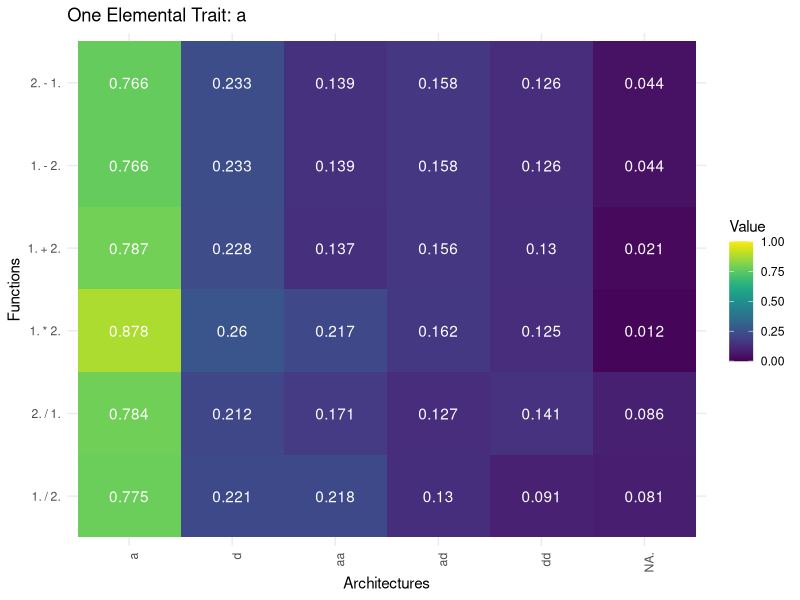
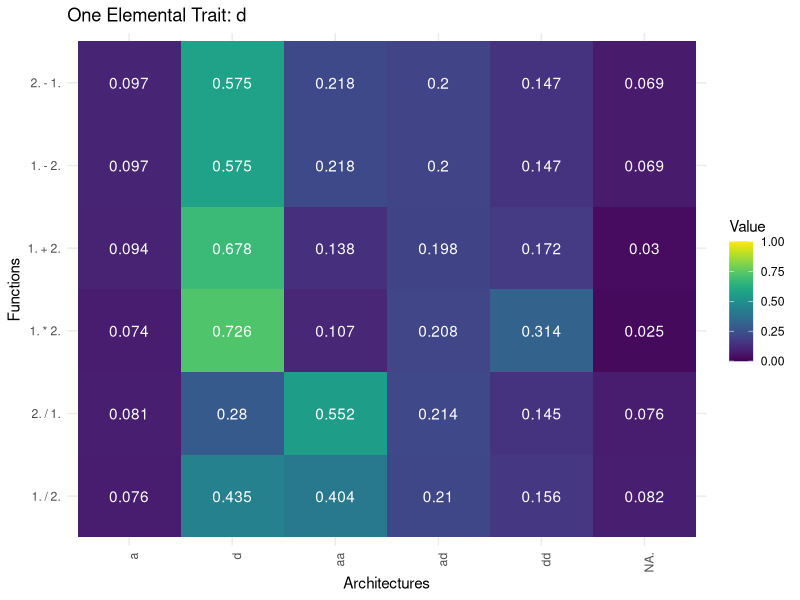
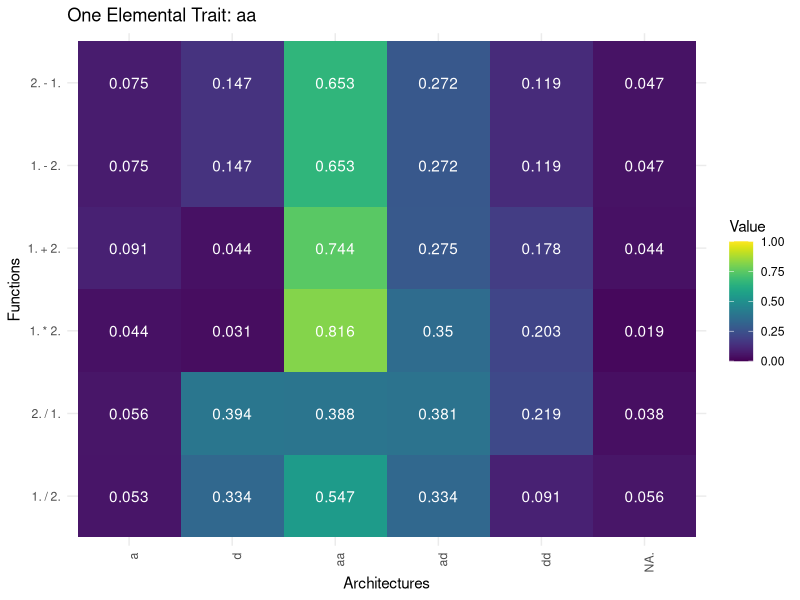
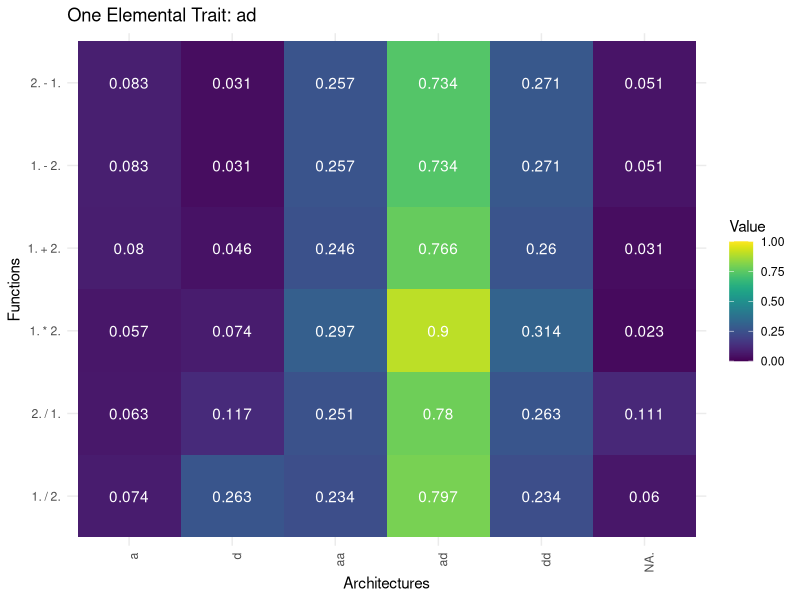
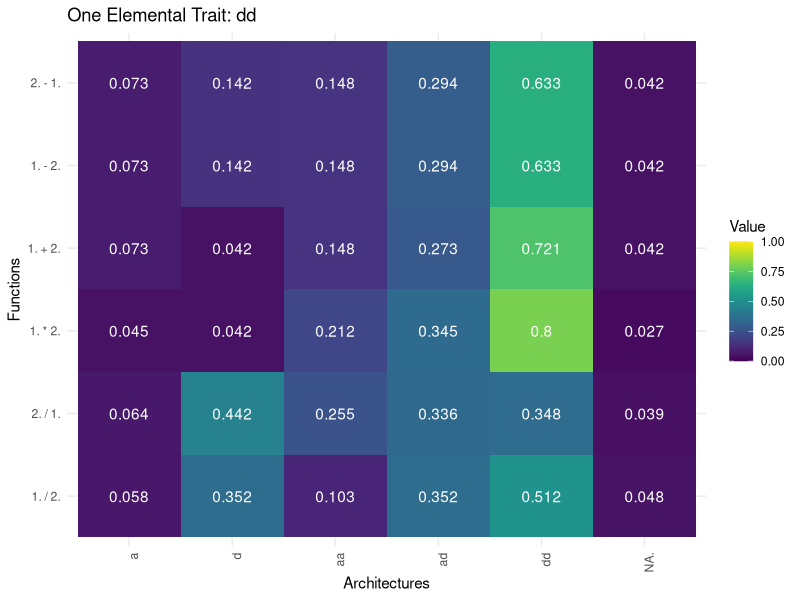

These figures' R source, in order:
library(ggplot2)
library(viridis)

##### colored matrix for 1 known element- a #####
data <- read.csv("../results/tabs.from.parsingMargTab/res.a.csv", header = TRUE, row.names = 1)

# Convert the data frame to a matrix
data_matrix <- as.matrix(data)

precision <- 3

# Round the values to the desired precision
rounded_matrix <- round(data_matrix, digits = precision)

# Creating a data frame suitable for ggplot
data_long <- expand.grid(Row = rownames(rounded_matrix), 
                         Column = colnames(rounded_matrix))
data_long$Value <- as.vector(rounded_matrix)


# Open PDF device
pdf("../figures/1.element/a.pdf")

# Creating the plot
ggplot(data_long, aes(x = Column, y = Row, fill = Value)) +
  geom_tile() +
  geom_text(aes(label = Value), color = "white") + #added numbers to cells#
  scale_fill_viridis(name = "Value", limits = c(0, 1)) +
  labs(x = "Architectures", y = "Functions", title = "One Elemental Trait: a") +
  theme_minimal() +
  theme(axis.text.x = element_text(angle = 90, hjust = 1))

#close the device
dev.off()
##### colored matrix for 1 known element- a #####



##### colored matrix for 1 known element- d #####
data <- read.csv("../results/tabs.from.parsingMargTab/res.d.csv", header = TRUE, row.names = 1)

# Convert the data frame to a matrix
data_matrix <- as.matrix(data)

precision <- 3

# Round the values to the desired precision
rounded_matrix <- round(data_matrix, digits = precision)

# Creating a data frame suitable for ggplot
data_long <- expand.grid(Row = rownames(rounded_matrix), 
                         Column = colnames(rounded_matrix))
data_long$Value <- as.vector(rounded_matrix)


# Open PDF device
pdf("../figures/1.element/d.pdf")

# Creating the plot
ggplot(data_long, aes(x = Column, y = Row, fill = Value)) +
  geom_tile() +
  geom_text(aes(label = Value), color = "white") + #added numbers to cells#
  scale_fill_viridis(name = "Value", limits = c(0, 1)) +
  labs(x = "Architectures", y = "Functions", title = "One Elemental Trait: d") +
  theme_minimal() +
  theme(axis.text.x = element_text(angle = 90, hjust = 1))

#close the device
dev.off()
##### colored matrix for 1 known element- d #####



##### colored matrix for 1 known element- aa #####
data <- read.csv("../results/tabs.from.parsingMargTab/res.aa.csv", header = TRUE, row.names = 1)

# Convert the data frame to a matrix
data_matrix <- as.matrix(data)

precision <- 3

# Round the values to the desired precision
rounded_matrix <- round(data_matrix, digits = precision)

# Creating a data frame suitable for ggplot
data_long <- expand.grid(Row = rownames(rounded_matrix), 
                         Column = colnames(rounded_matrix))
data_long$Value <- as.vector(rounded_matrix)


# Open PDF device
pdf("../figures/1.element/aa.pdf")

# Creating the plot
ggplot(data_long, aes(x = Column, y = Row, fill = Value)) +
  geom_tile() +
  geom_text(aes(label = Value), color = "white") + #added numbers to cells#
  scale_fill_viridis(name = "Value", limits = c(0, 1)) +
  labs(x = "Architectures", y = "Functions", title = "One Elemental Trait: aa") +
  theme_minimal() +
  theme(axis.text.x = element_text(angle = 90, hjust = 1))

#close the device
dev.off()
##### colored matrix for 1 known element- aa #####



##### colored matrix for 1 known element- ad #####
data <- read.csv("../results/tabs.from.parsingMargTab/res.ad.csv", header = TRUE, row.names = 1)

# Convert the data frame to a matrix
data_matrix <- as.matrix(data)

precision <- 3

# Round the values to the desired precision
rounded_matrix <- round(data_matrix, digits = precision)

# Creating a data frame suitable for ggplot
data_long <- expand.grid(Row = rownames(rounded_matrix), 
                         Column = colnames(rounded_matrix))
data_long$Value <- as.vector(rounded_matrix)


# Open PDF device
pdf("../figures/1.element/ad.pdf")

# Creating the plot
ggplot(data_long, aes(x = Column, y = Row, fill = Value)) +
  geom_tile() +
  geom_text(aes(label = Value), color = "white") + #added numbers to cells#
  scale_fill_viridis(name = "Value", limits = c(0, 1)) +
  labs(x = "Architectures", y = "Functions", title = "One Elemental Trait: ad") +
  theme_minimal() +
  theme(axis.text.x = element_text(angle = 90, hjust = 1))

#close the device
dev.off()
##### colored matrix for 1 known element- ad #####



##### colored matrix for 1 known element- dd #####
data <- read.csv("../results/tabs.from.parsingMargTab/res.dd.csv", header = TRUE, row.names = 1)

# Convert the data frame to a matrix
data_matrix <- as.matrix(data)

precision <- 3

# Round the values to the desired precision
rounded_matrix <- round(data_matrix, digits = precision)

# Creating a data frame suitable for ggplot
data_long <- expand.grid(Row = rownames(rounded_matrix), 
                         Column = colnames(rounded_matrix))
data_long$Value <- as.vector(rounded_matrix)


# Open PDF device
pdf("../figures/1.element/dd.pdf")

# Creating the plot
ggplot(data_long, aes(x = Column, y = Row, fill = Value)) +
  geom_tile() +
  geom_text(aes(label = Value), color = "white") + #added numbers to cells#
  scale_fill_viridis(name = "Value", limits = c(0, 1)) +
  labs(x = "Architectures", y = "Functions", title = "One Elemental Trait: dd") +
  theme_minimal() +
  theme(axis.text.x = element_text(angle = 90, hjust = 1))

#close the device
dev.off()
##### colored matrix for 1 known element- dd #####
